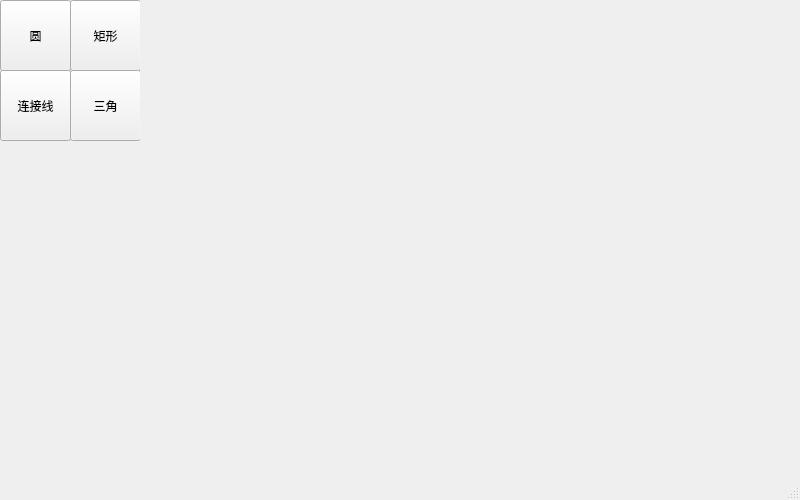
<?xml version="1.0" encoding="UTF-8"?>
<ui version="4.0">
 <class>MainWindow</class>
 <widget class="QMainWindow" name="MainWindow">
  <property name="geometry">
   <rect>
    <x>0</x>
    <y>0</y>
    <width>800</width>
    <height>500</height>
   </rect>
  </property>
  <property name="minimumSize">
   <size>
    <width>800</width>
    <height>500</height>
   </size>
  </property>
  <property name="maximumSize">
   <size>
    <width>800</width>
    <height>500</height>
   </size>
  </property>
  <property name="windowTitle">
   <string>MainWindow</string>
  </property>
  <widget class="QWidget" name="centralwidget">
   <widget class="QWidget" name="drawArea" native="true">
    <property name="geometry">
     <rect>
      <x>140</x>
      <y>0</y>
      <width>660</width>
      <height>500</height>
     </rect>
    </property>
   </widget>
   <widget class="QWidget" name="buttonArea" native="true">
    <property name="geometry">
     <rect>
      <x>0</x>
      <y>0</y>
      <width>140</width>
      <height>250</height>
     </rect>
    </property>
    <property name="minimumSize">
     <size>
      <width>140</width>
      <height>250</height>
     </size>
    </property>
    <property name="maximumSize">
     <size>
      <width>140</width>
      <height>250</height>
     </size>
    </property>
    <widget class="QPushButton" name="pushButtonCircle">
     <property name="geometry">
      <rect>
       <x>0</x>
       <y>0</y>
       <width>71</width>
       <height>71</height>
      </rect>
     </property>
     <property name="text">
      <string>圆</string>
     </property>
    </widget>
    <widget class="QPushButton" name="pushButtonRectangle">
     <property name="geometry">
      <rect>
       <x>70</x>
       <y>0</y>
       <width>71</width>
       <height>71</height>
      </rect>
     </property>
     <property name="text">
      <string>矩形</string>
     </property>
    </widget>
    <widget class="QPushButton" name="pushButtonLine">
     <property name="geometry">
      <rect>
       <x>0</x>
       <y>70</y>
       <width>71</width>
       <height>71</height>
      </rect>
     </property>
     <property name="text">
      <string>连接线</string>
     </property>
    </widget>
    <widget class="QPushButton" name="pushButtonTriangle">
     <property name="geometry">
      <rect>
       <x>70</x>
       <y>70</y>
       <width>71</width>
       <height>71</height>
      </rect>
     </property>
     <property name="text">
      <string>三角</string>
     </property>
    </widget>
   </widget>
   <widget class="QWidget" name="settingArea" native="true">
    <property name="geometry">
     <rect>
      <x>0</x>
      <y>250</y>
      <width>140</width>
      <height>250</height>
     </rect>
    </property>
    <property name="minimumSize">
     <size>
      <width>140</width>
      <height>250</height>
     </size>
    </property>
    <property name="maximumSize">
     <size>
      <width>140</width>
      <height>250</height>
     </size>
    </property>
   </widget>
  </widget>
  <widget class="QStatusBar" name="statusbar"/>
 </widget>
 <resources/>
 <connections/>
</ui>
